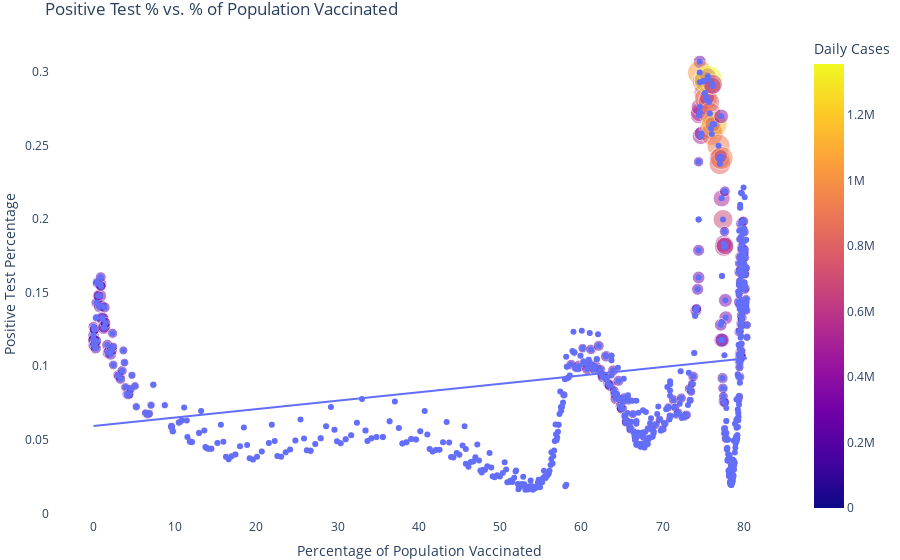

The code cell stored with this chart in its notebook:
### Code cell
fig = px.scatter(covid_data_super, x='% of population vaccinated', y='POSITIVE %',
                 size='daily_cases', color='daily_cases',
                 title='Positive Test % vs. % of Population Vaccinated',
                 labels={'% of population vaccinated': 'Percentage of Population Vaccinated',
                         'POSITIVE %': 'Positive Test Percentage'},
                 hover_name='DATE')

fig.update_traces(marker=dict(opacity=0.5))
fig.add_trace(px.scatter(covid_data_super, x='% of population vaccinated', y='POSITIVE %',
                         trendline='ols').data[0])
fig.add_trace(px.scatter(covid_data_super, x='% of population vaccinated', y='POSITIVE %',
                         trendline='ols').data[1])

fig.update_layout(
    autosize=True,
    hovermode='closest',
    margin=dict(l=0, r=0, b=0, t=30),
    xaxis=dict(showgrid=False),
    yaxis=dict(showgrid=False),
    coloraxis_colorbar=dict(title='Daily Cases'),
    showlegend=False,
    plot_bgcolor='#FFFFFF',
)

fig.show()

### Figure 1 — Plotly figure (JSON) as saved in the notebook; plotly's stock layout.template omitted (floating-point values rounded to 4 significant figures; data arrays with more than 128 entries replaced by an {"elided": "..."} marker saying what was removed)
{"data": [{"hovertemplate": "<b>%{hovertext}</b><br><br>Percentage of Population Vaccinated=%{x}<br>Positive Test Percentage=%{y}<br>daily_cases=%{marker.color}<extra></extra>", "hovertext": {"elided": "650 str values"}, "legendgroup": "", "marker": {"color": {"elided": "650 int values"}, "coloraxis": "coloraxis", "opacity": 0.5, "size": {"elided": "650 int values"}, "sizemode": "area", "sizeref": 3391.0, "symbol": "circle"}, "mode": "markers", "name": "", "orientation": "v", "showlegend": false, "type": "scatter", "x": {"elided": "650 float values"}, "xaxis": "x", "y": {"elided": "650 float values"}, "yaxis": "y"}, {"hovertemplate": "% of population vaccinated=%{x}<br>POSITIVE %=%{y}<extra></extra>", "legendgroup": "", "marker": {"color": "#636efa", "symbol": "circle"}, "mode": "markers", "name": "", "orientation": "v", "showlegend": false, "type": "scatter", "x": {"elided": "650 float values"}, "xaxis": "x", "y": {"elided": "650 float values"}, "yaxis": "y"}, {"hovertemplate": "<b>OLS trendline</b><br>POSITIVE % = 0.000573408 * % of population vaccinated + 0.0594029<br>R<sup>2</sup>=0.052055<br><br>% of population vaccinated=%{x}<br>POSITIVE %=%{y} <b>(trend)</b><extra></extra>", "legendgroup": "", "marker": {"color": "#636efa", "symbol": "circle"}, "mode": "lines", "name": "", "showlegend": false, "type": "scatter", "x": {"elided": "621 float values"}, "xaxis": "x", "y": {"elided": "621 float values"}, "yaxis": "y"}], "layout": {"autosize": true, "coloraxis": {"colorbar": {"title": {"text": "Daily Cases"}}, "colorscale": [[0, "#0d0887"], [0.1111, "#46039f"], [0.2222, "#7201a8"], [0.3333, "#9c179e"], [0.4444, "#bd3786"], [0.5556, "#d8576b"], [0.6667, "#ed7953"], [0.7778, "#fb9f3a"], [0.8889, "#fdca26"], [1, "#f0f921"]]}, "hovermode": "closest", "legend": {"itemsizing": "constant", "tracegroupgap": 0}, "margin": {"b": 0, "l": 0, "r": 0, "t": 30}, "plot_bgcolor": "#FFFFFF", "showlegend": false, "title": {"text": "Positive Test % vs. % of Population Vaccinated"}, "xaxis": {"anchor": "y", "domain": [0, 1], "showgrid": false, "title": {"text": "Percentage of Population Vaccinated"}}, "yaxis": {"anchor": "x", "domain": [0, 1], "showgrid": false, "title": {"text": "Positive Test Percentage"}}}}
